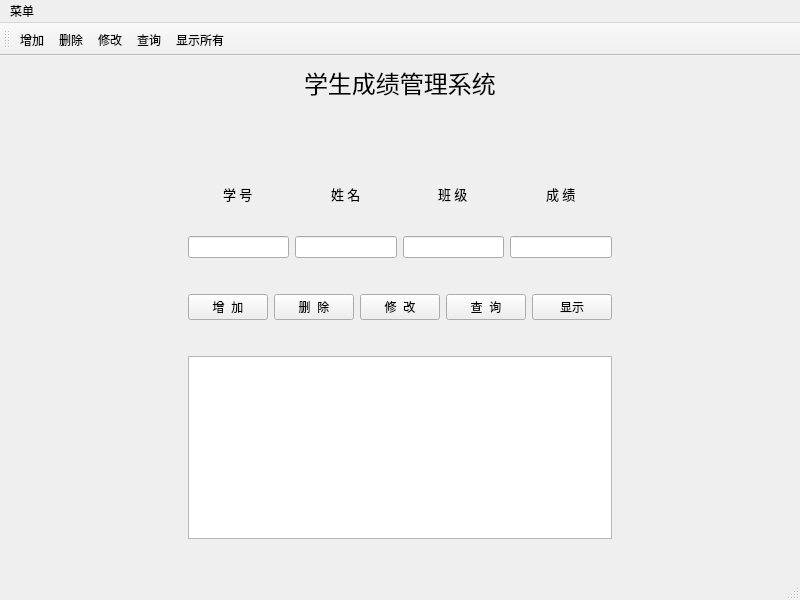
<?xml version="1.0" encoding="UTF-8"?>
<ui version="4.0">
 <class>MainWindow</class>
 <widget class="QMainWindow" name="MainWindow">
  <property name="geometry">
   <rect>
    <x>0</x>
    <y>0</y>
    <width>800</width>
    <height>600</height>
   </rect>
  </property>
  <property name="windowTitle">
   <string>学生成绩管理系统</string>
  </property>
  <property name="styleSheet">
   <string notr="true">#MainWindow{border-image:url(:/mainWindow.jpg);}
#toolBar{background-image:url(:/mainWindow.jpg);}
</string>
  </property>
  <widget class="QWidget" name="centralwidget">
   <layout class="QGridLayout" name="gridLayout">
    <item row="0" column="1">
     <spacer name="verticalSpacer_4">
      <property name="orientation">
       <enum>Qt::Vertical</enum>
      </property>
      <property name="sizeHint" stdset="0">
       <size>
        <width>20</width>
        <height>10</height>
       </size>
      </property>
     </spacer>
    </item>
    <item row="8" column="2">
     <spacer name="horizontalSpacer">
      <property name="orientation">
       <enum>Qt::Horizontal</enum>
      </property>
      <property name="sizeHint" stdset="0">
       <size>
        <width>250</width>
        <height>20</height>
       </size>
      </property>
     </spacer>
    </item>
    <item row="8" column="0">
     <spacer name="horizontalSpacer_2">
      <property name="orientation">
       <enum>Qt::Horizontal</enum>
      </property>
      <property name="sizeHint" stdset="0">
       <size>
        <width>250</width>
        <height>20</height>
       </size>
      </property>
     </spacer>
    </item>
    <item row="5" column="1">
     <spacer name="verticalSpacer_5">
      <property name="orientation">
       <enum>Qt::Vertical</enum>
      </property>
      <property name="sizeHint" stdset="0">
       <size>
        <width>20</width>
        <height>40</height>
       </size>
      </property>
     </spacer>
    </item>
    <item row="1" column="1" alignment="Qt::AlignHCenter">
     <widget class="QLabel" name="label">
      <property name="font">
       <font>
        <family>AcadEref</family>
        <pointsize>18</pointsize>
       </font>
      </property>
      <property name="text">
       <string>学生成绩管理系统</string>
      </property>
     </widget>
    </item>
    <item row="2" column="1">
     <spacer name="verticalSpacer_3">
      <property name="orientation">
       <enum>Qt::Vertical</enum>
      </property>
      <property name="sizeHint" stdset="0">
       <size>
        <width>20</width>
        <height>60</height>
       </size>
      </property>
     </spacer>
    </item>
    <item row="7" column="1">
     <spacer name="verticalSpacer">
      <property name="orientation">
       <enum>Qt::Vertical</enum>
      </property>
      <property name="sizeHint" stdset="0">
       <size>
        <width>20</width>
        <height>40</height>
       </size>
      </property>
     </spacer>
    </item>
    <item row="6" column="1">
     <layout class="QHBoxLayout" name="horizontalLayout_2">
      <item>
       <widget class="QPushButton" name="addPushButton">
        <property name="text">
         <string>增  加</string>
        </property>
       </widget>
      </item>
      <item>
       <widget class="QPushButton" name="deletePushButton">
        <property name="text">
         <string>删  除</string>
        </property>
       </widget>
      </item>
      <item>
       <widget class="QPushButton" name="modifyPushButton">
        <property name="text">
         <string>修  改</string>
        </property>
       </widget>
      </item>
      <item>
       <widget class="QPushButton" name="queryPushButton">
        <property name="text">
         <string>查  询</string>
        </property>
       </widget>
      </item>
      <item>
       <widget class="QPushButton" name="showPushButton">
        <property name="text">
         <string>显示</string>
        </property>
       </widget>
      </item>
     </layout>
    </item>
    <item row="4" column="1">
     <layout class="QHBoxLayout" name="horizontalLayout">
      <item>
       <layout class="QVBoxLayout" name="verticalLayout">
        <item alignment="Qt::AlignHCenter">
         <widget class="QLabel" name="studentNumberLable">
          <property name="font">
           <font>
            <family>AcadEref</family>
            <pointsize>10</pointsize>
           </font>
          </property>
          <property name="text">
           <string>学 号</string>
          </property>
         </widget>
        </item>
        <item>
         <widget class="QLineEdit" name="studentNumberLineEdit"/>
        </item>
       </layout>
      </item>
      <item>
       <layout class="QVBoxLayout" name="verticalLayout_2">
        <item alignment="Qt::AlignHCenter">
         <widget class="QLabel" name="studentNameLable">
          <property name="font">
           <font>
            <family>AcadEref</family>
            <pointsize>10</pointsize>
           </font>
          </property>
          <property name="text">
           <string>姓 名</string>
          </property>
         </widget>
        </item>
        <item>
         <widget class="QLineEdit" name="studentNameLineEdit"/>
        </item>
       </layout>
      </item>
      <item>
       <layout class="QVBoxLayout" name="verticalLayout_3">
        <item alignment="Qt::AlignHCenter">
         <widget class="QLabel" name="studentClassLable">
          <property name="font">
           <font>
            <family>AcadEref</family>
            <pointsize>10</pointsize>
           </font>
          </property>
          <property name="text">
           <string>班 级</string>
          </property>
         </widget>
        </item>
        <item>
         <widget class="QLineEdit" name="studentClassLineEdit"/>
        </item>
       </layout>
      </item>
      <item>
       <layout class="QVBoxLayout" name="verticalLayout_4">
        <item alignment="Qt::AlignHCenter">
         <widget class="QLabel" name="studentScoreLable">
          <property name="font">
           <font>
            <family>AcadEref</family>
            <pointsize>10</pointsize>
           </font>
          </property>
          <property name="text">
           <string>成 绩</string>
          </property>
         </widget>
        </item>
        <item>
         <widget class="QLineEdit" name="studentScoreLineEdit"/>
        </item>
       </layout>
      </item>
     </layout>
    </item>
    <item row="9" column="1">
     <spacer name="verticalSpacer_2">
      <property name="orientation">
       <enum>Qt::Vertical</enum>
      </property>
      <property name="sizeHint" stdset="0">
       <size>
        <width>20</width>
        <height>40</height>
       </size>
      </property>
     </spacer>
    </item>
    <item row="4" column="0">
     <spacer name="horizontalSpacer_3">
      <property name="orientation">
       <enum>Qt::Horizontal</enum>
      </property>
      <property name="sizeHint" stdset="0">
       <size>
        <width>40</width>
        <height>100</height>
       </size>
      </property>
     </spacer>
    </item>
    <item row="8" column="1">
     <widget class="QTextEdit" name="showTextEdit"/>
    </item>
   </layout>
  </widget>
  <widget class="QMenuBar" name="menubar">
   <property name="geometry">
    <rect>
     <x>0</x>
     <y>0</y>
     <width>800</width>
     <height>26</height>
    </rect>
   </property>
   <widget class="QMenu" name="menu">
    <property name="title">
     <string>菜单</string>
    </property>
    <addaction name="actionADD"/>
    <addaction name="actionDEL"/>
    <addaction name="actionMOD"/>
    <addaction name="actionSER"/>
    <addaction name="actionSHOW"/>
   </widget>
   <addaction name="menu"/>
  </widget>
  <widget class="QStatusBar" name="statusbar"/>
  <widget class="QToolBar" name="toolBar">
   <property name="windowTitle">
    <string>toolBar</string>
   </property>
   <attribute name="toolBarArea">
    <enum>TopToolBarArea</enum>
   </attribute>
   <attribute name="toolBarBreak">
    <bool>false</bool>
   </attribute>
   <addaction name="actionADD"/>
   <addaction name="actionDEL"/>
   <addaction name="actionMOD"/>
   <addaction name="actionSER"/>
   <addaction name="actionSHOW"/>
  </widget>
  <action name="actionADD">
   <property name="icon">
    <iconset resource="ico/ico.qrc">
     <normaloff>:/add.png</normaloff>:/add.png</iconset>
   </property>
   <property name="text">
    <string notr="true">增加</string>
   </property>
   <property name="shortcut">
    <string>Ctrl+A</string>
   </property>
  </action>
  <action name="actionDEL">
   <property name="icon">
    <iconset resource="ico/ico.qrc">
     <normaloff>:/del.png</normaloff>:/del.png</iconset>
   </property>
   <property name="text">
    <string>删除</string>
   </property>
   <property name="toolTip">
    <string>删除</string>
   </property>
   <property name="shortcut">
    <string>Ctrl+D</string>
   </property>
  </action>
  <action name="actionMOD">
   <property name="icon">
    <iconset resource="ico/ico.qrc">
     <normaloff>:/modify.png</normaloff>:/modify.png</iconset>
   </property>
   <property name="text">
    <string>修改</string>
   </property>
   <property name="toolTip">
    <string>修改</string>
   </property>
   <property name="shortcut">
    <string>Ctrl+M</string>
   </property>
  </action>
  <action name="actionSER">
   <property name="icon">
    <iconset resource="ico/ico.qrc">
     <normaloff>:/search.png</normaloff>:/search.png</iconset>
   </property>
   <property name="text">
    <string>查询</string>
   </property>
   <property name="toolTip">
    <string>查询</string>
   </property>
   <property name="shortcut">
    <string>Ctrl+F</string>
   </property>
  </action>
  <action name="actionSHOW">
   <property name="icon">
    <iconset resource="ico/ico.qrc">
     <normaloff>:/show.png</normaloff>:/show.png</iconset>
   </property>
   <property name="text">
    <string>显示所有</string>
   </property>
   <property name="toolTip">
    <string>显示所有</string>
   </property>
   <property name="shortcut">
    <string>Ctrl+A</string>
   </property>
  </action>
 </widget>
 <resources>
  <include location="ico/ico.qrc"/>
 </resources>
 <connections/>
</ui>
